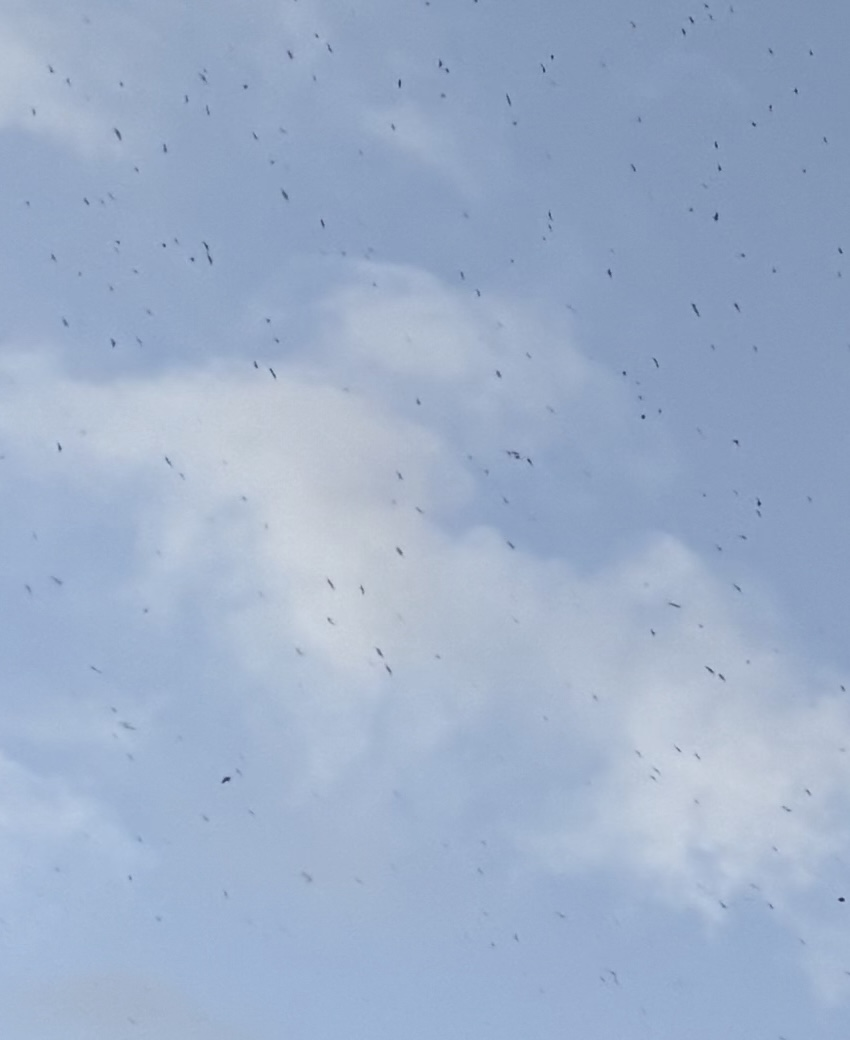
#> input picture example.jpg, 850 x 1040 px
$ python count.py example.jpg
#> lines starting #> are read from the running program, lines starting #| are printed output that depends on the picture; after the words box and inside, x2 and y2 are one past the last pixel; in counts of white or black regions, pixels touching at a corner belong together
#
# python 3 script to count things (birds) in images
#
# initially based on https://stackoverflow.com/questions/48154642/how-to-count-number-of-dots-in-an-image-using-python-and-opencv
#
# to use:
# 1. make a duplicate small crop of the jpg that contains dots/birds in most of the
#      range from small to large that are visible in the image.
# 2. change the area_lower_bound and area_upper_bound variables below.
# 3. run the script, providing a path to the cropped image, and ensure it outputs
#      an image with just about all the spots highlighted with no spurious tiny
#      spots highlighted.  adjust the bounds variables and try again as needed.
# 4. run the script with the full, uncropped image
#
# tips:
# - it may be helpful to use photoshop or similar to paint over high-contrast areas
#     with a solid color where those areas should not be counted
# - if there are too many high-contrast areas being erroneously counted, using
#     Photoshop or similar it may be best to use a color range selection for
#     the spots you wish to count, and then invert and paint over everything else
#     with a solid color
# - for noisy images, using strong de-noising or gentle blurring will significantly
#     speed up the processing time
#

import cv2
import random
import sys
import time

from pathlib import Path

def get_path_with_new_filename_prefix(pathstr, new_prefix):
	p = Path(pathstr)
	p_name = p.name
	p = p.with_name(f'{new_prefix}{p_name}')
	return str(p)

img_path = sys.argv[1]

print(f'reading file...')
img_color = cv2.imread(img_path, cv2.IMREAD_UNCHANGED)
#> img_color is the input picture: shape (1040, 850, 3); mean B, G, R 201.9, 174.9, 156.9
img = cv2.imread(img_path, cv2.IMREAD_GRAYSCALE)
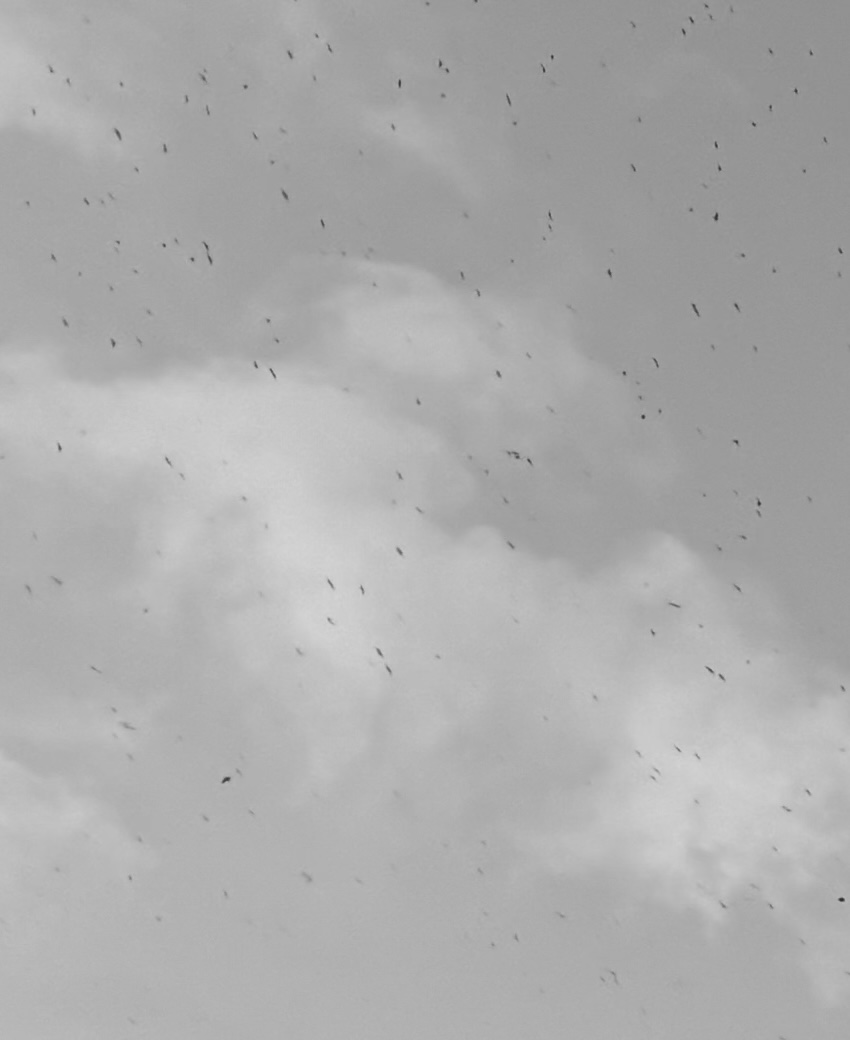
#> img: shape (1040, 850); min 42, max 212, mean 172.6

print(f'thresholding...')
#th, threshed = cv2.threshold(img, 100, 255, cv2.THRESH_BINARY_INV|cv2.THRESH_OTSU)
threshed = cv2.adaptiveThreshold(img, 255, cv2.ADAPTIVE_THRESH_GAUSSIAN_C, cv2.THRESH_BINARY,11,2)
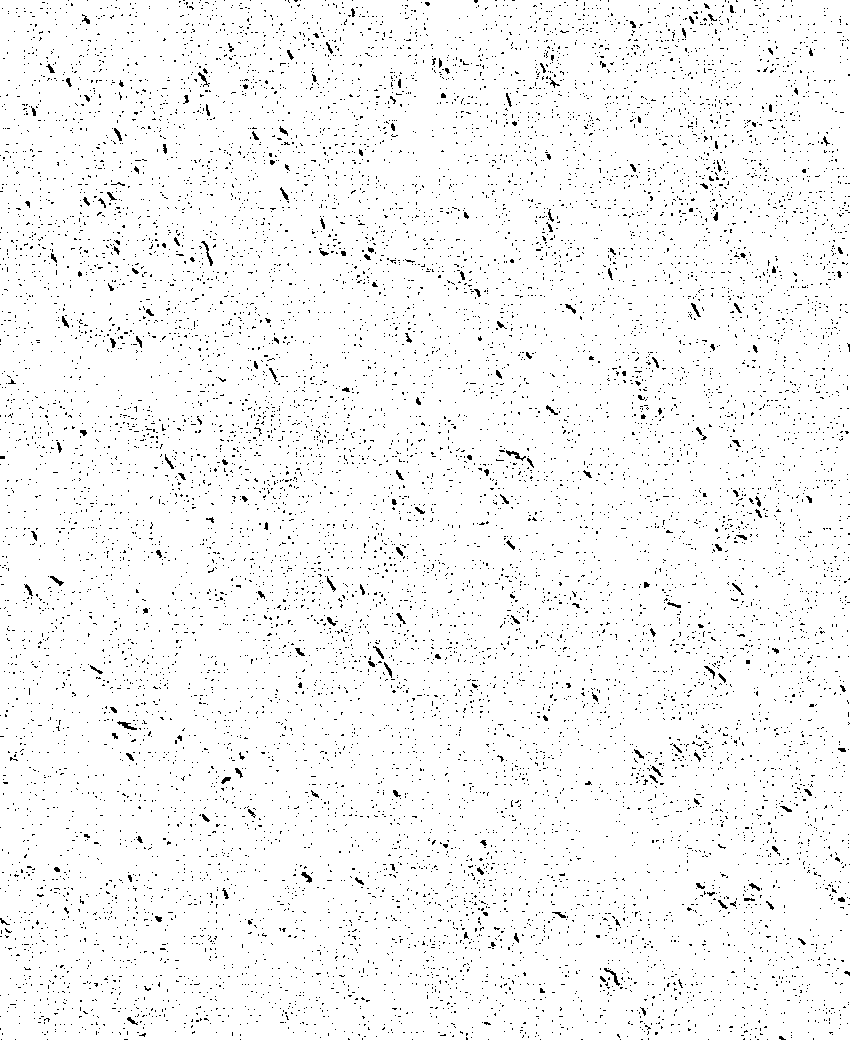
#> threshed: shape (1040, 850); 96.7% white; black in thin lines or dots

print(f'finding contours...')
contours = cv2.findContours(threshed, cv2.RETR_LIST, cv2.CHAIN_APPROX_SIMPLE)[-2]
#> contours = 12287 contours, 12029 with area under 20; largest, box (x1, y1, x2, y2) and area: (0, 0, 850, 1040) 881816, (505, 449, 527, 462) 94, (116, 720, 138, 731) 94, (200, 240, 214, 267) 94, (603, 967, 621, 987) 90
print(f'found {len(contours)} potential spots')
#| found 12287 potential spots

#######################
# C H A N G E
# lower and upper bounds below, for spot area
# (can watch output, and if finding way too many spots terminate and adjust)
#######################
area_lower_bound = 200
area_upper_bound = 2000
pct_done = 0.0
found = 0

for i in range(len(contours)):
	if i % 1_000 == 0:
		print(f'{round((float(i)*100.0)/float(len(contours)),2)}%: checking countour {(i+1)}')
	if area_lower_bound <= cv2.contourArea(contours[i]) <= area_upper_bound:
		found += 1
		if found % 100 == 0:
			print(f'found {found} spots with desired area')
		# pick a random color so neighboring spots can be visually distinguished
		spot_contour_color = random.sample([(0,220,220),(120,255,255),(220,220,0),(255,255,120),(220,0,220),(255,120,255),(255,120,120),(120,255,120),(120,120,255),(255,220,220),(220,255,220),(220,220,255)], 1)[0]
		cv2.drawContours(img_color, contours, i, spot_contour_color, 2, cv2.LINE_8)
#> this loop made 12287 passes
#| 0.0%: checking countour 1
#| 8.14%: checking countour 1001
#| 16.28%: checking countour 2001
#| 24.42%: checking countour 3001
#> (further printed lines are left out)
#> after the loop, found = 0

prefixed_path = get_path_with_new_filename_prefix(img_path, f'spots-{area_lower_bound}-to-{area_upper_bound}-found-{found}-{int(time.time())}-')
print(f'writing file [{prefixed_path}]');
#| writing file [spots-200-to-2000-found-0-1795181351-example.jpg]
cv2.imwrite(prefixed_path, img_color)

print(f"found [{found}] spots")
#| found [0] spots
